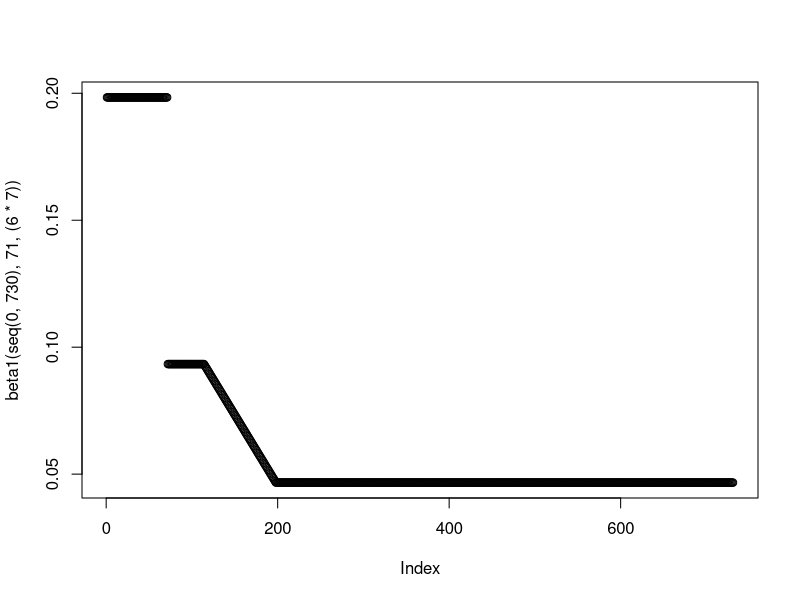
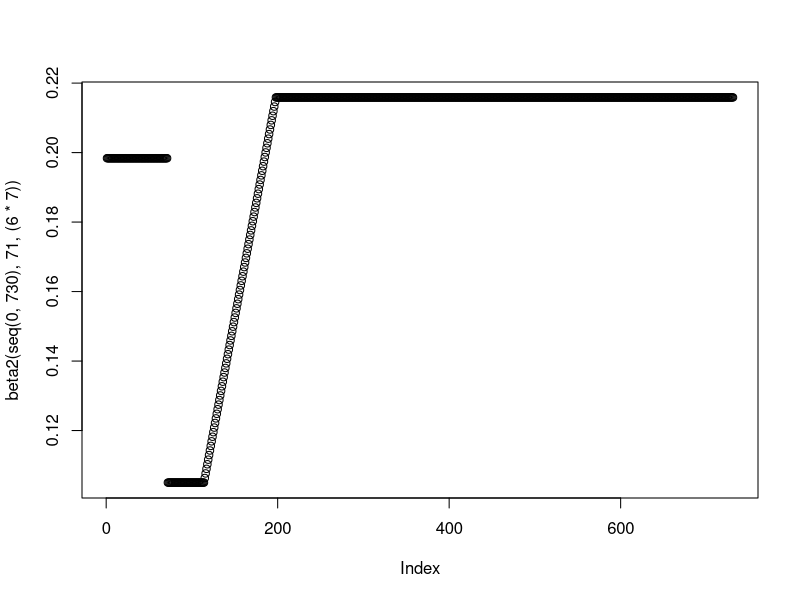
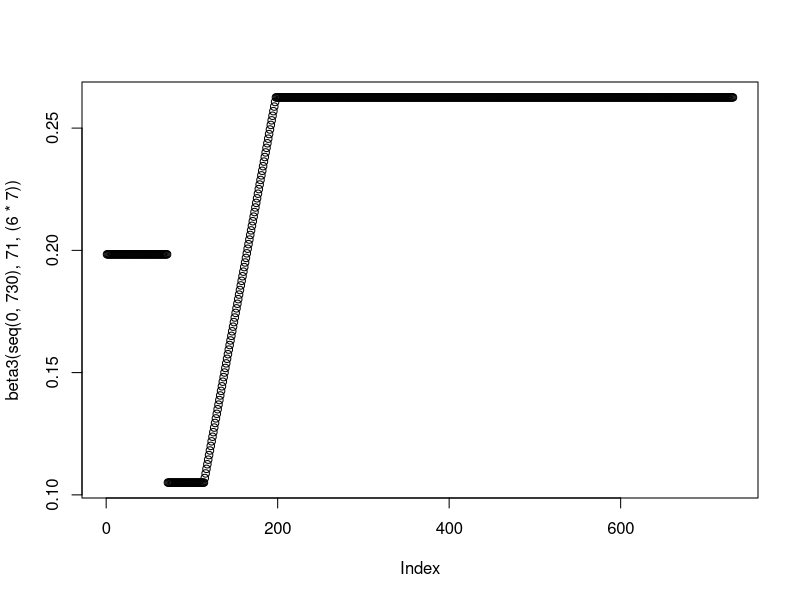
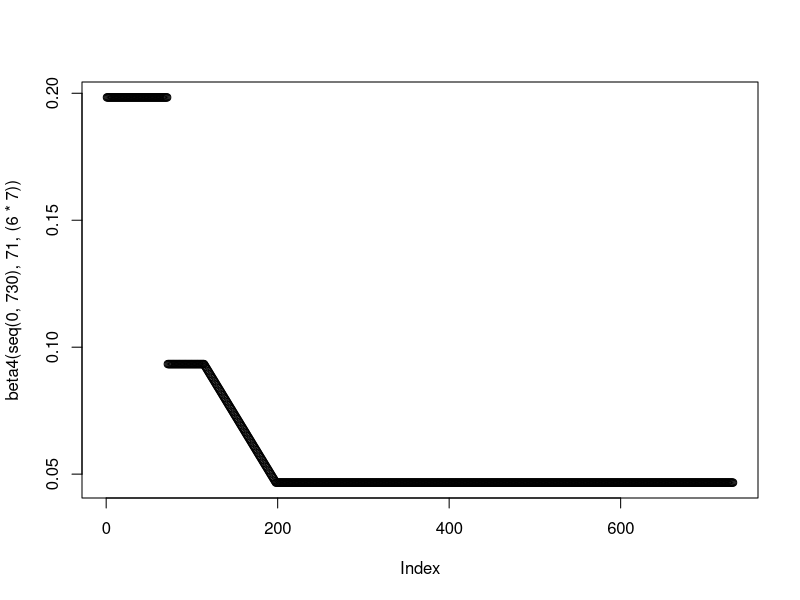

The R source for these figures, in order:
setwd("C:/Users/amorg/Documents/PhD/nCoV Work/Figures/Enhanced Shielding/New") # This is where the plots Output
rm(list=ls())
library("deSolve"); library("ggplot2"); library("ggpubr"); library("reshape2"); library("Cairo")

#### Model Functions - Gen Time/ Betas/ODEs ####
#Function to calculate the Generation time (1/gamma) parameter
GenTime <- function(T2, R0) {
  G = T2 * ((R0-1)/log(2))
  return(G)
}

#Functions for the 4 Betas in the model - Plotting function visualises the beta(t) throughout the model run
beta1 <- function(time, tstart1, tdur) {
  gamma <- 1/(GenTime(3.3,2.8))
  beta1_2 <- 0.4*(gamma)
  betalin <- approxfun(x=c(tstart1+tdur, tstart1+tdur+(12*7)), y = c(0.8*(gamma), beta1_2), method="linear", rule  =2)
  ifelse((time >= tstart1 & time <= tstart1+tdur), 
         0.8*(gamma), #Phase 2
         ifelse((time >= tstart1+tdur & time <= tstart1+tdur+(12*7)), 
                betalin(time), #Phase 3
                ifelse((time >= tstart1+tdur+(12*7) & time <= 730),
                       beta1_2, #Phase 4
                       1.7*(gamma))))} #Phase 1

plot(beta1(seq(0,730), 71, (6*7)))

beta2 <- function(time, tstart1, tdur) {
  gamma <- 1/(GenTime(3.3,2.8))
  beta1_2 <- 1.85*gamma
  betalin <- approxfun(x=c(tstart1+tdur, tstart1+tdur+(12*7)), y = c(0.9*(gamma), beta1_2), method="linear", rule  =2)
  ifelse((time >= tstart1 & time <= tstart1+tdur), 
         0.9*(gamma), #Phase 2
         ifelse((time >= tstart1+tdur & time <= tstart1+tdur+(12*7)),
                betalin(time), #Phase 3
                ifelse((time >= tstart1+tdur+(12*7) & time <= 730),
                       beta1_2, #Phase 4
                       1.7*(gamma))))} #Phase 1

plot(beta2(seq(0,730), 71, (6*7)))

beta3 <- function(time, tstart1, tdur) {
  gamma <- 1/(GenTime(3.3,2.8))
  beta1_2 <- 2.25*gamma
  betalin <- approxfun(x=c(tstart1+tdur, tstart1+tdur+(12*7)), y = c(0.9*(gamma), beta1_2), method="linear", rule  =2)
  ifelse((time >= tstart1 & time <= tstart1+tdur), 
         0.9*(gamma), #Phase 2
         ifelse((time >= tstart1+tdur & time <= tstart1+tdur+(12*7)), 
                betalin(time), #Phase 3
                ifelse((time >= tstart1+tdur+(12*7) & time <= 730),
                       beta1_2, #Phase 4
                       1.7*(gamma))))} #Phase 1

plot(beta3(seq(0,730), 71, (6*7)))

beta4 <- function(time,tstart1,tdur) {
  gamma <- 1/(GenTime(3.3,2.8))
  beta1_2 <- 0.4*(gamma)
  betalin <- approxfun(x=c(tstart1+tdur, tstart1+tdur+(12*7)), y = c(0.8*(gamma), beta1_2), method="linear", rule  =2)
  ifelse((time >= tstart1 & time <= tstart1+tdur), 
         0.8*(gamma), #Phase 2
         ifelse((time >= tstart1+tdur & time <= tstart1+tdur+(12*7)), 
                betalin(time), #Phase 3
                ifelse((time >= tstart1+tdur+(12*7) & time <= 730),
                       beta1_2, #Phase 4
                       1.7*(gamma))))} #Phase 1

plot(beta4(seq(0,730), 71, (6*7)))

#ODEs for the Enhanced Shielding Model - Remainder is split into 3 sub-groups
SIRS <- function(time, state, parameters) {
  with(as.list(c(state, parameters)), {
    beta1 <- beta1(time,tstart1,tdur)
    beta2 <- beta2(time,tstart1,tdur)
    beta3 <- beta3(time,tstart1,tdur)
    beta4 <- beta4(time,tstart1,tdur)
    
    dSv = - beta1*Iv*Sv - beta1*Is*Sv - beta4*Ir1*Sv - beta4*Ir2*Sv - beta4*Ir3*Sv + zeta*Rv
    dSs = - beta1*Iv*Ss - beta1*Is*Ss - beta2*Ir1*Ss - beta2*Ir2*Ss - beta2*Ir3*Ss + zeta*Rs
    dSr1 = - beta4*Iv*Sr1 - beta2*Is*Sr1 - beta3*Ir1*Sr1 - beta3*Ir2*Sr1 - beta3*Ir3*Sr1 + zeta*Rr1
    dSr2 = - beta4*Iv*Sr2 - beta2*Is*Sr2 - beta3*Ir1*Sr2 - beta3*Ir2*Sr2 - beta3*Ir3*Sr2 + zeta*Rr2
    dSr3 = - beta4*Iv*Sr3 - beta2*Is*Sr3 - beta3*Ir1*Sr3 - beta3*Ir2*Sr3 - beta3*Ir3*Sr3 + zeta*Rr3
    
    dIv = beta1*Iv*Sv + beta1*Is*Sv + beta4*Ir1*Sv + beta4*Ir2*Sv + beta4*Ir3*Sv - gamma*Iv
    dIs = beta1*Iv*Ss + beta1*Is*Ss + beta2*Ir1*Ss + beta2*Ir2*Ss + beta2*Ir3*Ss - gamma*Is
    dIr1 = beta4*Iv*Sr1 + beta2*Is*Sr1 + beta3*Ir1*Sr1 + beta3*Ir2*Sr1 + beta3*Ir3*Sr1 - gamma*Ir1
    dIr2 = beta4*Iv*Sr2 + beta2*Is*Sr2 + beta3*Ir1*Sr2 + beta3*Ir2*Sr2 + beta3*Ir3*Sr2 - gamma*Ir2
    dIr3 = beta4*Iv*Sr3 + beta2*Is*Sr3 + beta3*Ir1*Sr3 + beta3*Ir2*Sr3 + beta3*Ir3*Sr3 - gamma*Ir3
    
    dRv = gamma*Iv - zeta*Rv 
    dRs = gamma*Is - zeta*Rs
    dRr1 = gamma*Ir1 - zeta*Rr1
    dRr2 = gamma*Ir2 - zeta*Rr2
    dRr3 = gamma*Ir3 - zeta*Rr3
    return(list(c(dSv, dSs, dSr1, dSr2, dSr3, dIv, dIs, dIr1, dIr2, dIr3, dRv, dRs, dRr1, dRr2, dRr3)))
  })
}

#### Running the Model w/ Parameters ####

#Initial Conditions, Times, Parameters and Phase Timings 

init <- c(Sv = 0.2 - 0.0001*0.2, Ss = 0.2 - 0.0001*0.2, 
          Sr1 = 0.2 - 0.0001*0.2, Sr2 = 0.2 - 0.0001*0.2, Sr3 = 0.2 - 0.0001*0.2,
          Iv = 0.0001*0.2, Is = 0.0001*0.2, Ir1 = 0.0001*0.2, Ir2 = 0.0001*0.2, Ir3 = 0.0001*0.2,   
          Rv= 0, Rs = 0, Rr1 = 0, Rr2 = 0, Rr3 = 0)

times <- seq(0, 478, by = 1)
parms = c(gamma = 1/(GenTime(3.3,2.8)), 
          zeta = 1/365,
          tstart1 = 71, 
          tdur = 6*7)

#Phase Timings for Plots - Phase 1,2,3 and 4
phase1 <- data.frame(xmin=0, xmax=71, ymin=-Inf, ymax=Inf, name = "P1")
phase2 <- data.frame(xmin=71, xmax=71+(6*7), ymin=-Inf, ymax=Inf, name = "P2")
phase3 <- data.frame(xmin=71+(6*7), xmax=71+(6*7)+(12*7), ymin=-Inf, ymax=Inf, name = "P3")
phase4 <- data.frame(xmin=71+(6*7)+(12*7), xmax=Inf, ymin=-Inf, ymax=Inf, name = "P4")

#Running the Model 
out1 <- data.frame(ode(y = init, func = SIRS, times = times, parms = parms))

#Manipulating the Model Output to scale the Remainder Populations and Overall Pop size so that N = 1
out1$RemS <- out1$Sr1 + out1$Sr2 + out1$Sr3; out1$RemI <- out1$Ir1 + out1$Ir2 + out1$Ir3; out1$RemR <- out1$Rr1 + out1$Rr2 + out1$Rr3
out1$Sv <- out1$Sv/0.20; out1$Ss <- out1$Ss/0.20; out1$RemS <- out1$RemS/0.60
out1$Iv <- out1$Iv/0.20; out1$Is <- out1$Is/0.20; out1$RemI <- out1$RemI/0.60
out1$Rv <- out1$Rv/0.20; out1$Rs <- out1$Rs/0.20; out1$RemR <- out1$RemR/0.60
out1$Beta1 <- beta1(times, 71, (6*7)); out1$Beta2 <- beta2(times, 71, (6*7)); out1$Beta3 <- beta3(times, 71, (6*7))

#Naming the Output Columns
colnames(out1) <- c("Time", "Suscv", "Suscs", "Suscr1", "Suscr2","Suscr3", 
                    "Infected_Iv", "Infected_Is", "Infected_Ir1", "Infected_Ir2", "Infected_Ir3", 
                    "Recovv", "Recovs", "Recovr1", "Recovr2", "Recovr2",
                    "RemSusc", "RemInf", "RemRecov",
                    "Beta_1/4", "Beta_2", "Beta_3")

#Altering the dataframe for ggplot input
statsinfecv <- melt(out1, id.vars = c("Time"), measure.vars = c("Infected_Iv", "Infected_Is", "RemInf"))
statsbeta1 <- melt(out1, id.vars =  c("Time"), measure.vars = c("Beta_1/4", "Beta_2", "Beta_3"))
statsrecov <- melt(out1, id.vars = c("Time"), measure.vars = c("Recovv", "Recovs", "RemRecov"))

#Vulnerable Population is the Forefront Plot
statsrecov$variable <- factor(statsrecov$variable, levels=rev(levels(statsrecov$variable)))
statsinfecv$variable <- factor(statsinfecv$variable, levels=rev(levels(statsinfecv$variable)))

#### R_e Plot - Imported From Bram's Results ####

#Sub-Population Fractions -Can also be obtained from the Initial Conditions 
fv = 0.2; fs = 0.2; fr1 = 0.2; fr2 = 0.2; fr3 = 0.2 
gamma = (1/(GenTime(3.3,2.8)))

#R_e Calculations - Overall R_e Obtained From Excel Spreadsheet 
r0data <- data.frame("Phase" = c("Phase 1","Phase 2", "Phase 4"),
                     "OverallR0" = c(1.7, 0.86, 1.63),
                     "VulR0" = c((beta1(1,71,(6*7))*fv + beta1(1,71,(6*7))*fs + beta4(1,71,(6*7))*fr1 + beta4(1,71,(6*7))*fr2 + 
                                    beta4(1,71,(6*7))*fr3) / gamma, 
                                 (beta1(72,71,(6*7))*fv + beta1(72,71,(6*7))*fs + beta4(72,71,(6*7))*fr1 + beta4(72,71,(6*7))*fr2 + 
                                    beta4(72,71,(6*7))*fr3) / gamma, 
                                 (beta1(400,71,(6*7))*fv + beta1(400,71,(6*7))*fs + beta4(400,71,(6*7))*fr1 + beta4(400,71,(6*7))*fr2 + 
                                    beta4(400,71,(6*7))*fr3) / gamma),
                     "ShiR0" = c((beta1(1,71,(6*7))*fv + beta1(1,71,(6*7))*fs + beta2(1,71,(6*7))*fr1 + beta2(1,71,(6*7))*fr2 + 
                                    beta2(1,71,(6*7))*fr3) / gamma, 
                                 (beta1(71,71,(6*7))*fv + beta1(71,71,(6*7))*fs + beta2(71,71,(6*7))*fr1 + beta2(71,71,(6*7))*fr2 + 
                                    beta2(71,71,(6*7))*fr3) / gamma, 
                                 (beta1(400,71,(6*7))*fv + beta1(400,71,(6*7))*fs + beta2(400,71,(6*7))*fr1 + beta2(400,71,(6*7))*fr2 + 
                                    beta2(400,71,(6*7))*fr3) / gamma),
                     "RemR0" = c((beta1(1,71,(6*7))*fv + beta2(1,71,(6*7))*fs + beta3(1,71,(6*7))*fr1 + beta3(1,71,(6*7))*fr2 + 
                                   beta3(1,71,(6*7))*fr3) / gamma,
                                 (beta1(71,71,(6*7))*fv + beta2(71,71,(6*7))*fs + beta3(71,71,(6*7))*fr1 + beta3(71,71,(6*7))*fr2 + 
                                    beta3(71,71,(6*7))*fr3) / gamma,
                                 (beta1(400,71,(6*7))*fv + beta2(400,71,(6*7))*fs + beta3(400,71,(6*7))*fr1 + beta3(400,71,(6*7))*fr2 + 
                                    beta3(400,71,(6*7))*fr3) / gamma))

#Applying the R_e Calculator in a dataframe for the R0 plot
r0data1 <- rbind.data.frame(data.frame("Phase" = c("Phase 1"), "Times" = seq(0,70),                           
                                       "OverallR0" = c(1.7), "VulR0" = r0data$VulR0[1], "ShiR0" = r0data$ShiR0[1], "RemR0" = r0data$RemR0[1]),
                           data.frame("Phase" = c("Phase 2"), "Times" = seq(71,71+(6*7)-1),                   
                                      "OverallR0" = c(0.86), "VulR0" = r0data$VulR0[2], "ShiR0" = r0data$ShiR0[2], "RemR0" = r0data$RemR0[2]),
                           data.frame("Phase" = c("Phase 3"), "Times" = seq(71+(6*7),71+(6*7)+(12*7)-1),      
                                      "OverallR0" = c(NA), "VulR0" = c(NA), "ShiR0" = c(NA), "RemR0" = c(NA)),
                           data.frame("Phase" = c("Phase 4"), "Times" = seq(71+(6*7)+(12*7), 71+(6*7)+(365)), 
                                      "OverallR0" = c(1.63), "VulR0" = r0data$VulR0[3], "ShiR0" = r0data$ShiR0[3], "RemR0" = r0data$RemR0[3]))

statsr0 <- melt(r0data1, id.vars =  c("Times"), measure.vars = c("OverallR0", "VulR0", "ShiR0", "RemR0"))
statsr0$variable <- factor(statsr0$variable, levels=rev(levels(statsr0$variable)))

#### Aggregated Plots - Infecteds, Beta and R_e ####

#Infecteds Plot
pinf <- ggplot(data = statsinfecv, aes(x = (Time), y = value, col = variable))  + theme_bw() +
  labs(x ="Time (Days)", y = "Proportion Infected", color = "Population") + scale_y_continuous(limits = c(0,0.07), expand = c(0,0)) +
  theme(legend.position = "bottom", legend.title = element_blank(), legend.text=element_text(size=14),  axis.text=element_text(size=14),
        axis.title.y=element_text(size=14),axis.title.x = element_text(size=14), 
        legend.spacing.x = unit(0.3, 'cm'), plot.margin=unit(c(0.7,0.7,0.8,0.8),"cm")) + scale_x_continuous(expand = c(0, 0)) + 
  scale_color_manual(values=c('blue','darkgreen','red'), labels= c("General", "Shielders", "Vulnerable")) +
  geom_rect(data=phase2, aes(xmin=xmin, xmax=xmax, ymin=ymin, ymax=ymax), fill="grey", alpha=0.5, inherit.aes = FALSE) +
  geom_rect(data=phase3, aes(xmin=xmin, xmax=xmax, ymin=ymin, ymax=ymax), fill="grey", alpha=0.35, inherit.aes = FALSE) +
  geom_rect(data=phase4, aes(xmin=xmin, xmax=xmax, ymin=ymin, ymax=ymax), fill="grey", alpha=0.5, inherit.aes = FALSE) +
  geom_text(data = phase1, aes(x = xmin, y = 0.06, label = name),inherit.aes = FALSE, size = 8, vjust = 0, hjust = 0, nudge_x = 25) +
  geom_text(data = phase2, aes(x = xmin, y = 0.06, label = name),inherit.aes = FALSE, size = 8, vjust = 0, hjust = 0, nudge_x = 8) +
  geom_text(data = phase3, aes(x = xmin, y = 0.06, label = name),inherit.aes = FALSE, size = 8, vjust = 0, hjust = 0, nudge_x = 30) +
  geom_text(data = phase4, aes(x = xmin, y = 0.06, label = name),inherit.aes = FALSE, size = 8, vjust = 0, hjust = 0, nudge_x = 125) +
 geom_line(size = 1.02, stat = "identity")

#Beta Plot
pbeta <- ggplot(data = statsbeta1, aes(x = (Time), y = value, lty = variable)) + theme_bw() +
  labs(x ="Time (Days)", y = "Beta Value", lty = " ") + scale_y_continuous(limits = c(0,0.4),  expand = c(0,0)) +
  theme(legend.position = "bottom", legend.title = element_text(size=14), legend.text=element_text(size=14),  axis.text=element_text(size=14),
        axis.title.y=element_text(size=14),axis.title.x= element_text(size=14), 
        legend.spacing.x = unit(0.3, 'cm'), plot.margin=unit(c(0.7,0.7,0.8,0.8),"cm")) + scale_x_continuous(expand = c(0, 0))  + 
  scale_linetype_manual(values=c(1,2,4), labels= c("Beta 1 & 4", "Beta 2", "Beta 3")) +
  geom_rect(data=phase2, aes(xmin=xmin, xmax=xmax, ymin=ymin, ymax=ymax), fill="grey", alpha=0.5, inherit.aes = FALSE) +
  geom_rect(data=phase3, aes(xmin=xmin, xmax=xmax, ymin=ymin, ymax=ymax), fill="grey", alpha=0.35, inherit.aes = FALSE) +
  geom_rect(data=phase4, aes(xmin=xmin, xmax=xmax, ymin=ymin, ymax=ymax), fill="grey", alpha=0.5, inherit.aes = FALSE) +
  geom_text(data = phase1, aes(x = xmin, y = 0.3, label = name),inherit.aes = FALSE, size = 8, vjust = 0, hjust = 0, nudge_x = 25) +
  geom_text(data = phase2, aes(x = xmin, y = 0.3, label = name),inherit.aes = FALSE, size = 8, vjust = 0, hjust = 0, nudge_x = 8) +
  geom_text(data = phase3, aes(x = xmin, y = 0.3, label = name),inherit.aes = FALSE, size = 8, vjust = 0, hjust = 0, nudge_x = 30) +
  geom_text(data = phase4, aes(x = xmin, y = 0.3, label = name),inherit.aes = FALSE, size = 8, vjust = 0, hjust = 0, nudge_x = 125) +
  geom_line(size = 1.02, stat = "identity", col = "black")

#R_e Plot
pr0 <- ggplot(data = statsr0, aes(x = (Times), y = value, col = variable)) + theme_bw() + 
  labs(x ="Time (Days)", y = expression("R"[e]), lty = " ") + scale_y_continuous(limits = c(0,3),  expand = c(0,0)) +
  theme(legend.position = "bottom", legend.title = element_blank(), legend.text=element_text(size=14),  axis.text=element_text(size=14),
        axis.title.y=element_text(size=14),axis.title.x= element_text(size=14), 
        legend.spacing.x = unit(0.3, 'cm'), plot.margin=unit(c(0.7,0.7,0.8,0.8),"cm")) + scale_x_continuous(expand = c(0, 0)) + 
  scale_color_manual(values=c('blue', 'darkgreen', 'red', "black"), labels= c("General","Shielders","Vulnerable", "Overall")) +
  geom_rect(data=phase2, aes(xmin=xmin, xmax=xmax, ymin=ymin, ymax=ymax), fill="grey", alpha=0.5, inherit.aes = FALSE) +
  geom_rect(data=phase3, aes(xmin=xmin, xmax=xmax, ymin=ymin, ymax=ymax), fill="grey", alpha=0.35, inherit.aes = FALSE) +
  geom_rect(data=phase4, aes(xmin=xmin, xmax=xmax, ymin=ymin, ymax=ymax), fill="grey", alpha=0.5, inherit.aes = FALSE) +
  geom_text(data = phase1, aes(x = xmin, y = 2.3, label = name),inherit.aes = FALSE, size = 8, vjust = 0, hjust = 0, nudge_x = 25) +
  geom_text(data = phase2, aes(x = xmin, y = 2.3, label = name),inherit.aes = FALSE, size = 8, vjust = 0, hjust = 0, nudge_x = 8) +
  geom_text(data = phase3, aes(x = xmin, y = 2.3, label = name),inherit.aes = FALSE, size = 8, vjust = 0, hjust = 0, nudge_x = 30) +
  geom_text(data = phase4, aes(x = xmin, y = 2.3, label = name),inherit.aes = FALSE, size = 8, vjust = 0, hjust = 0, nudge_x = 125) +
  geom_line(size = 1.02, stat = "identity")

#Recovered Plot - Plot S1
recov <- ggplot(data = statsrecov, aes(x = (Time), y = value, col = variable))  + theme_bw() +
  labs(x ="Time (Days)", y = "Proportion Recovered", color = "Population") + scale_y_continuous(limits = c(0,0.7), expand = c(0,0)) +
  theme(legend.position = "bottom", legend.title = element_blank(), legend.text=element_text(size=14),  axis.text=element_text(size=14),
        axis.title.y=element_text(size=14),axis.title.x = element_text(size=14), 
        legend.spacing.x = unit(0.3, 'cm'), plot.margin=unit(c(0.7,0.7,0.8,0.8),"cm")) + scale_x_continuous(expand = c(0, 0)) + 
  scale_color_manual(values=c('blue','darkgreen','red'), labels= c("General", "Shielders", "Vulnerable")) +
  geom_rect(data=phase2, aes(xmin=xmin, xmax=xmax, ymin=ymin, ymax=ymax), fill="grey", alpha=0.5, inherit.aes = FALSE) +
  geom_rect(data=phase3, aes(xmin=xmin, xmax=xmax, ymin=ymin, ymax=ymax), fill="grey", alpha=0.35, inherit.aes = FALSE) +
  geom_rect(data=phase4, aes(xmin=xmin, xmax=xmax, ymin=ymin, ymax=ymax), fill="grey", alpha=0.5, inherit.aes = FALSE) +
  geom_text(data = phase1, aes(x = xmin, y = 0.64, label = name),inherit.aes = FALSE, size = 8, vjust = 0, hjust = 0, nudge_x = 25) +
  geom_text(data = phase2, aes(x = xmin, y = 0.64, label = name),inherit.aes = FALSE, size = 8, vjust = 0, hjust = 0, nudge_x = 8) +
  geom_text(data = phase3, aes(x = xmin, y = 0.64, label = name),inherit.aes = FALSE, size = 8, vjust = 0, hjust = 0, nudge_x = 30) +
  geom_text(data = phase4, aes(x = xmin, y = 0.64, label = name),inherit.aes = FALSE, size = 8, vjust = 0, hjust = 0, nudge_x = 125) +
  geom_line(size = 1.02, stat = "identity")

#Anti-Aliasing in Plots - Can Ignore 
plot <- ggarrange(pinf, NULL, pbeta, NULL, pr0, nrow = 5, ncol =1, align = "v", 
                  heights = c(0.9, -0.03, 0.5,-0.05, 0.5), 
                  labels = c("A","", "B","","C"), font.label = c(size = 20) )

ggsave(plot, filename = "Fig2.png", dpi = 300, type = "cairo", width = 8.5, height = 11, units = "in")
ggsave(recov, filename = "FigS1.png", dpi = 300, type = "cairo", width = 8, height = 8,  units = "in")
